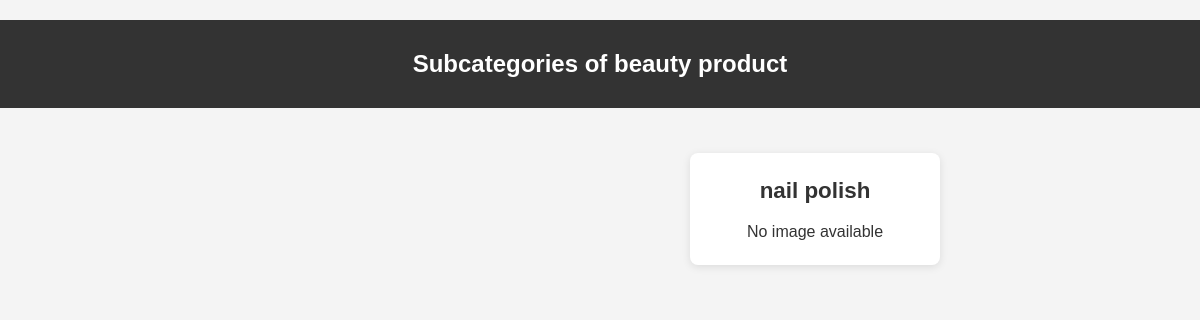
The page /sub_category/16/ on the database as committed earlier.
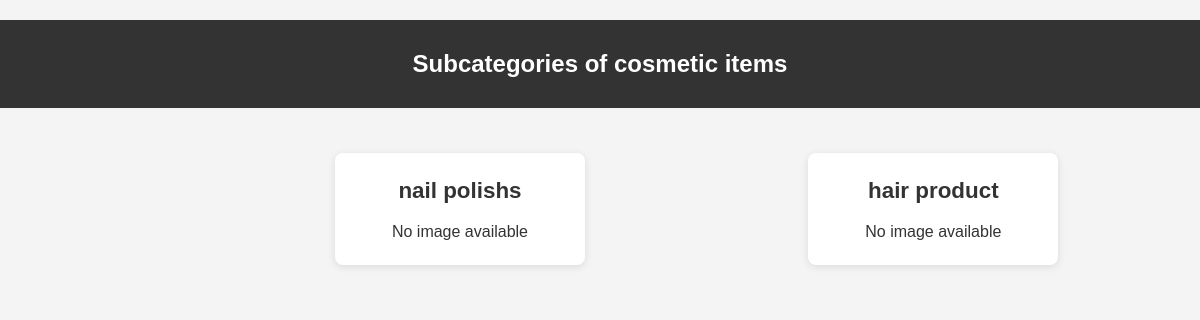
The same page on the database as committed later.
### app/models.py (models this page shows, shortened)
class Category(models.Model):
    name=models.CharField(max_length=27)
    image = models.ImageField(upload_to="category_images/",null=True,blank=True)
    user = models.ForeignKey(User,on_delete=models.CASCADE,null=True)

class SubCategory(models.Model):
    category = models.ForeignKey(Category, on_delete=models.CASCADE)
    name = models.CharField(max_length=40)
    image = models.ImageField(upload_to="subcategory_images/", null=True, blank=True)
    user = models.ForeignKey(User, on_delete=models.CASCADE, null=True)
    def __str__(self):
        return self.name

### app/views.py (the view)
# urls.py: path("sub_category/<int:id>/",sub_category,name="sub_category"),
def sub_category(request,id):
    category_instance = get_object_or_404(Category,id=id)
    subcategories = SubCategory.objects.filter(category=category_instance)
    print(subcategories)
    return render(request,"subcategory.html",{"category":category_instance,"subcategories":subcategories})

### templates/subcategory.html (shortened to what this page needs)
{% load static %}
<!DOCTYPE html>
<html lang="en">
<head>
    <link rel="stylesheet" href="{% static 'static.css' %}">
</head>
<body>
    <header>
        <h2>Subcategories of {{ category.name }}</h2>
    </header>
    <div class="subcategory-list">
        {% for subcategory in subcategories %}
            <div class="subcategory">
                <a href="/products_list_page/{{ subcategory.id }}">{{ subcategory.name }}</a>
                <div class="sub-image">
                    {% if subcategory.image %}
                        <img src="{{ subcategory.image.url }}" alt="{{ subcategory.name }}" style="max-width: 100px; height: auto;">
                    {% else %}
                        <p>No image available</p>
                    {% endif %}
                </div>
            </div>
        {% empty %}
            <p>No subcategories available for this category.</p>
        {% endfor %}
    </div>
</body>
</html>

Rows that differ between the two databases and show on the page:
changed Category: name "beauty product" → "cosmetic items"
changed SubCategory: name "nail polish" → "nail polishs"
added SubCategory: name "hair product", image "No image available"
